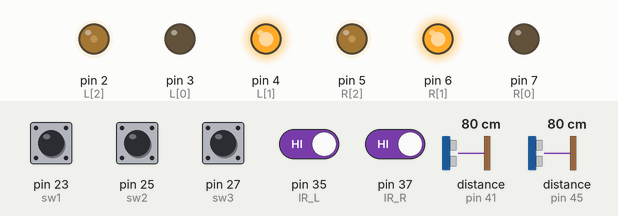
Simulated run of this sketch. Board: Arduino Mega 2560, built with avr-gcc and run on an emulated ATmega2560. Parts: output pins drawn as LEDs (lit = HIGH). Wiring (inferred from the names in the program): 2 × ultrasonic range finder: trigger pin 39, echo pin 41 / trigger pin 43, echo pin 45. Dashed ring = blinking. Inputs (shaded band) come from the test bench; at power-on: pin 23 (sw1), pin 35 (IR_L), pin 37 (IR_R) HIGH, pin 25 (sw2), pin 27 (sw3) LOW, distance to the obstacle (sensors on pin 41, pin 45) 80 cm. The echo pulse lasts 58.3 µs per cm; random numbers use the default seed unless the sketch sets one; pins used as bus, display or sensor lines are not drawn; what the sketch prints to the serial monitor is not drawn.

Above: at 3.3 s.
3.4 s: distance to the obstacle (sensor on pin 41) set to 2 cm
10.9 s: distance to the obstacle (sensor on pin 45) set to 2 cm
At 14.0 s:
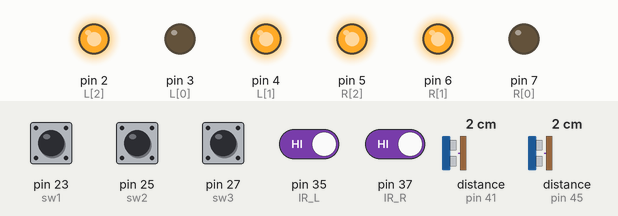
14.4 s: distance to the obstacle (sensor on pin 41) set to 35 cm
At 17.6 s:
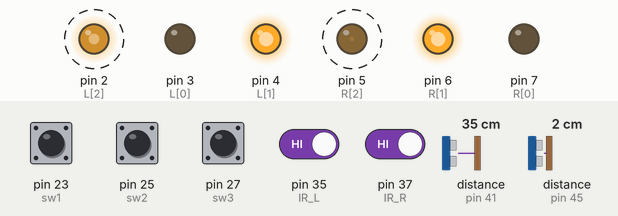
21.9 s: pin 25 (sw2) pulled HIGH for 1.45 s
At 23.0 s:
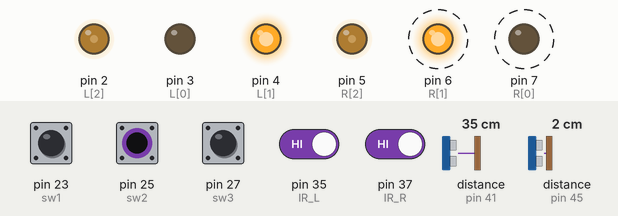
25.4 s: pin 35 (IR_L) driven LOW
At 28.4 s:
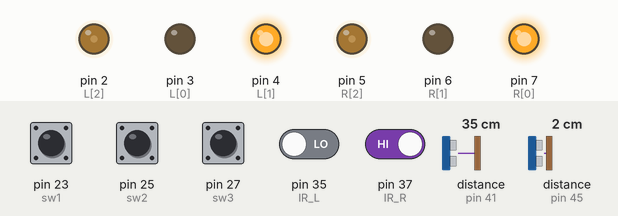
32.2 s: pin 37 (IR_R) driven LOW
Timing chart, 0 to 40.7 s (numbered marks = the images above; inputs shaded):
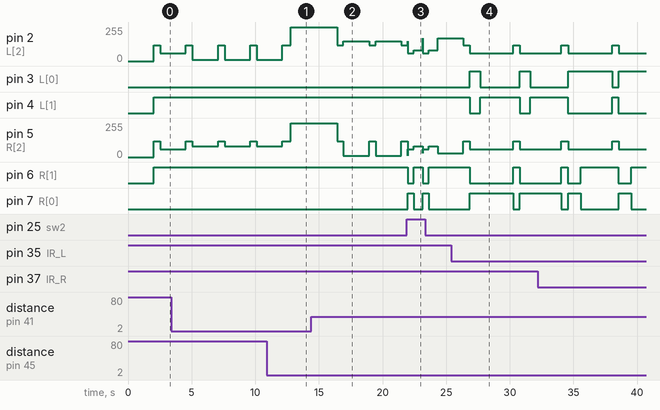

The sketch:

_2024TIRT1029.ino
```cpp
//---------------超聲波---------------
int trigPin_L = 39;
int echoPin_L = 41;
int trigPin_R = 43;
int echoPin_R = 45;

long duration_L, Lcm, duration_R, Rcm ;  //宣告計算距離時，需要用到的兩個實數

//---------------紅外線---------------
int IR_L = 35; //左邊紅外線
int IR_R = 37; //右邊紅外線
#define IR_state HIGH //紅外線狀態
#define IR_L digitalRead(IR_L)
#define IR_R digitalRead(IR_R)

//---------------按鈕---------------
int sw1 = 23;//o > mode1
int sw2 = 25;//x > mode2
int sw3 = 27;
int sw4 = 29;

//---------------馬達---------------
int L[] = {3, 4, 2}; //motor1 (in1A,in1B,pwm1)
int R[] = {7, 6, 5}; //motor2 (in2A,in2B,pwm2)

int mode = 0; //初始模式0

unsigned long time_walk = 0;//宣告時間計數器
unsigned long time_rise = 0;

void setup() {

  Serial.begin(115200);
  randomSeed(analogRead(A0));

  pinMode(IR_L, INPUT);//red
  pinMode(IR_R, INPUT);

  pinMode(L[0], OUTPUT);//motor1
  pinMode(L[1], OUTPUT);

  pinMode(R[0], OUTPUT);//motor2
  pinMode(R[1], OUTPUT);

  digitalWrite(L[0], LOW);//初始狀態
  digitalWrite(L[1], LOW);
  digitalWrite(R[0], LOW);
  digitalWrite(R[1], LOW);

  pinMode(sw1, INPUT);
  pinMode(sw2, INPUT);
  pinMode(sw3, INPUT);
  pinMode(sw4, INPUT);

  pinMode(trigPin_L, OUTPUT);      //Arduino 對外啟動距離感測器Trig腳，射出超音波
  pinMode(echoPin_L, INPUT);       //超音波被障礙物反射後，Arduino讀取感測器Echo腳的時間差
  pinMode(trigPin_R, OUTPUT);
  pinMode(echoPin_R, INPUT);
}

void loop() {

  select();

  switch (mode)
  {
    case 1:
      IR();
      see();
      break;
    case 2:
      IR();
      see();
      break;
    case 3:
      IR();
      see();
      break;
    case 4:
      IR();
      see();
      break;
    default:
      Serial.println(" x ");
      break;
  }
}

void select() //選擇模式並出發
{
  if (digitalRead(sw1) == LOW)//                                              sw 1
  {
    delay(20);
    if (digitalRead(sw1) == LOW) {
      mode = 1;
      go(80);
      delay(700);
    }
  }
  else if (digitalRead(sw2) == LOW)//                                              sw 2
  {
    delay(20);
    if (digitalRead(sw2) == LOW) {
      mode = 2;
      delay(2000);
      go(120);
      delay(500);
    }
  }
  else if (digitalRead(sw3) == LOW)//                                              sw 3
  {
    delay(20);
    if (digitalRead(sw3) == LOW) {
      mode = 3;
      circle_R(60);
      delay(450);
      go(80);
      delay(700);
    }
  }
  else if (digitalRead(sw4) == LOW)//                                              sw 4
  {
    delay(20);
    if (digitalRead(sw4) == LOW) {
      mode = 4;
      go(250);
      delay(700);
    }
  }
}

void IR() //循線
{
  if ((IR_L == IR_state) && (IR_R == IR_state) ) //都黑
  {
    if (mode == 1)
    {
      m0();
      Serial.println("m0 ok");
    }
    else if (mode == 2)
    {
      m1();
      Serial.println("m1 ok");
    }
    else if (mode == 3)
    {
      m2();
      Serial.println("m2 ok");
    }
    else if (mode == 4)
    {
      m3();
      Serial.println("m3 ok");
    }
  }
  else if ((IR_L == IR_state) && (IR_R == !(IR_state)) ) //左黑
  {
    int i = random(300, 500);
    stopp();
    delay(20);
    back();
    delay(800);
    three_L(i, 60);
  }
  else if ((IR_L == !(IR_state)) && (IR_R == IR_state) ) //右黑
  {

    int i = random(300, 600);
    stopp();
    delay(20);
    back();
    delay(800);
    three_R(i, 60);
  }
  else if (((IR_L) == !(IR_state)) && ((IR_R) == !(IR_state) )) //都白
  {

    int i = random(300, 600);
    stopp();
    delay(20);
    back();
    delay(1000);
    circle_L(60);
    delay(i);
  }
}

void m0()//中間找人
{
  HRSR04();

  if ((Lcm >= 40 && Rcm >= 40) || (Lcm == 0 && Rcm == 0))
  {
    circle_L(37);
    Serial.println("旋轉");
  }
  else if ((Lcm == 0 && Rcm >= 40) || (Lcm >= 40 && Rcm == 0))
  {
    circle_L(37);
    Serial.println("旋轉");
  }
  else if (Lcm < 40 && (Rcm == 0 || Rcm > 40))
  {
    turn(80, 10);
    Serial.println(" 左邊有人 ");
  }
  else if ((Lcm == 0 || Lcm > 40) && Rcm < 40)
  {
    turn(10, 80);
    Serial.println(" 右邊有人 ");
  }
  else if (Lcm <= 30 && (Rcm == 0 || Rcm > 30))
  {
    turn(150, 10);
    Serial.println("左邊有人");
  }
  else if ((Lcm == 0 || Lcm > 30) && Rcm <= 30)
  {
    turn(10, 150);
    Serial.println("右邊有人");
  }
  else if ((Lcm < 25 && Rcm < 25) && (Lcm >= 1 && Rcm >= 1))
  {

    int value = 150;
    while (Lcm < 25 && Rcm < 25)
    {
      HRSR04();

      go(value);
      value ++;
      delay(0.01);
      if (value >= 255)
        value = 255;
      if (Lcm > 25 && Rcm > 25)
        break;
      else if (Lcm ==  0 && Rcm == 0)
        break;
    }
  }
}

void m1()
{
  HRSR04();

  if ((Lcm >= 40 && Rcm >= 40) || (Lcm == 0 && Rcm == 0))
  {
    go(60);
    Serial.println(" 沒人 ");
  }
  else if (Lcm < 40 && (Rcm == 0 || Rcm > 40))
  {
    turn(80, 10);
    Serial.println(" 左邊有人 ");
  }
  else if ((Lcm == 0 || Lcm > 40) && Rcm < 40)
  {
    turn(10, 80);
    Serial.println(" 右邊有人 ");
  }
  else if (Lcm <= 32 && (Rcm == 0 || Rcm > 32))
  {
    turn(150, 10);
    Serial.println("左邊有人");
  }
  else if ((Lcm == 0 || Lcm > 32) && Rcm <= 32)
  {
    turn(10, 150);
    Serial.println("右邊有人");
  }
  else if ((Lcm < 25 && Rcm < 25) && (Lcm >= 1 && Rcm >= 1))
  {
    int value = 150;
    while (Lcm < 25 && Rcm < 25)
    {
      HRSR04();

      go(value);
      value ++;
      delay(0.01);
      if (value >= 255)
        value = 255;
      if (Lcm > 25 && Rcm > 25)
        break;
      else if (Lcm ==  0 && Rcm == 0)
        break;
    }
  }
}

void m2()//繞圈圈
{
  HRSR04();

  if ((Lcm >= 40 && Rcm >= 40) || (Lcm == 0 && Rcm == 0))
  {
    go(80);
    Serial.println(" 沒人 ");
  }
  else if (Lcm < 40 && (Rcm == 0 || Rcm > 40))
  {
    turn(100, 30);
    Serial.println(" 左邊有人 ");
  }
  else if ((Lcm == 0 || Lcm > 40) && Rcm < 40)
  {
    turn(30, 100);
    Serial.println(" 右邊有人 ");
  }
  else if (Lcm <= 32 && (Rcm == 0 || Rcm >= 32))
  {
    turn(170, 20);
    Serial.println("左邊有人");
  }
  else if ((Lcm == 0 || Lcm >= 32) && Rcm <= 32)
  {
    turn(30, 170);
    Serial.println("右邊有人");
  }
  else if ((Lcm < 25 && Rcm < 25) && (Lcm >= 1 && Rcm >= 1))
  {
    int value = 170;
    while (Lcm < 25 && Rcm < 25)
    {
      HRSR04();
      go(value);
      value ++;
      delay(0.01);
      if (value >= 255)
        value = 255;
      if (Lcm > 25 && Rcm > 25)
        break;
      else if (Lcm ==  0 && Rcm == 0)
        break;
    }
  }
}

void m3()
{
  HRSR04();

  if ((Lcm >= 40 && Rcm >= 40) || (Lcm == 0 && Rcm == 0))
  {
    go(80);
    Serial.println(" 沒人 ");
  }
  else if (Lcm < 40 && (Rcm == 0 || Rcm > 40))
  {
    turn(100, 30);
    Serial.println(" 左邊有人 ");
  }
  else if ((Lcm == 0 || Lcm > 40) && Rcm < 40)
  {
    turn(30, 100);
    Serial.println(" 右邊有人 ");
  }
  else if (Lcm <= 32 && (Rcm == 0 || Rcm > 32))
  {
    turn(170, 20);
    Serial.println("左邊有人");
  }
  else if ((Lcm == 0 || Lcm > 32) && Rcm <= 32)
  {
    turn(30, 170);
    Serial.println("右邊有人");
  }
  else if ((Lcm < 25 && Rcm < 25) && (Lcm >= 1 && Rcm >= 1))
  {
    int value = 170;
    while (Lcm < 25 && Rcm < 25)
    {
      HRSR04();
      go(value);
      value ++;
      delay(0.01);
      if (value >= 255)
        value = 255;
      if (Lcm > 25 && Rcm > 25)
        break;
      else if (Lcm ==  0 && Rcm == 0)
        break;
    }
  }
}

void go(int value)//前進
{
  digitalWrite(L[0], LOW);
  digitalWrite(L[1], HIGH);
  digitalWrite(R[0], LOW);
  digitalWrite(R[1], HIGH);

  analogWrite(L[2], value );
  analogWrite(R[2], value );
}

void turn(int value_R, int value_L)
{
  digitalWrite(L[1], HIGH);
  digitalWrite(L[0], LOW);
  digitalWrite(R[1], HIGH);
  digitalWrite(R[0], LOW);

  analogWrite(L[2], value_L );
  analogWrite(R[2], value_R );
}

void back()//後退
{
  digitalWrite(L[0], HIGH);
  digitalWrite(L[1], LOW);
  digitalWrite(R[0], HIGH);
  digitalWrite(R[1], LOW);

  analogWrite(L[2], 60 );
  analogWrite(R[2], 60 );
}

void back_r()//向右後退
{
  int i = random(70, 90);
  int j = random(20, 40);
  Serial.println(i);
  Serial.println(j);

  digitalWrite(L[0], HIGH);
  digitalWrite(L[1], LOW);
  digitalWrite(R[0], HIGH);
  digitalWrite(R[1], LOW);

  analogWrite(L[2], i );
  analogWrite(R[2], j );

  delay(600);
}

void back_l()//向左後退
{
  int i = random(20, 40);
  int j = random(70, 90);
  Serial.println(i);
  Serial.println(j);

  digitalWrite(L[0], HIGH);
  digitalWrite(L[1], LOW);
  digitalWrite(R[0], HIGH);
  digitalWrite(R[1], LOW);

  analogWrite(L[2], i );
  analogWrite(R[2], j );

  delay(600);
}

void circle_L(int i)//逆時針
{
  digitalWrite(L[0], HIGH);
  digitalWrite(L[1], LOW);
  digitalWrite(R[0], LOW);
  digitalWrite(R[1], HIGH);

  analogWrite(L[2], i );
  analogWrite(R[2], i );
}

void circle_R(int i)//順時針
{
  digitalWrite(L[0], LOW);
  digitalWrite(L[1], HIGH);
  digitalWrite(R[0], HIGH);
  digitalWrite(R[1], LOW);

  analogWrite(L[2], i );
  analogWrite(R[2], i );
}

void stopp()//停止
{
  digitalWrite(L[0], LOW);
  digitalWrite(L[1], LOW);
  digitalWrite(R[0], LOW);
  digitalWrite(R[1], LOW);
}

void three_L(int timecount, int value)//扇形向左
{
  time_rise = millis();
  while (millis() - time_rise <= timecount)
  {
    digitalWrite(L[0], HIGH);
    digitalWrite(L[1], LOW);
    digitalWrite(R[0], LOW);
    digitalWrite(R[1], HIGH);

    analogWrite(L[2], value );
    analogWrite(R[2], value );
  }
}

void three_R(int timecount, int value)//扇形向右
{
  time_rise = millis();
  while (millis() - time_rise <= timecount)
  {
    digitalWrite(L[0], LOW);
    digitalWrite(L[1], HIGH);
    digitalWrite(R[0], HIGH);
    digitalWrite(R[1], LOW);

    analogWrite(L[2], value );
    analogWrite(R[2], value );
  }
}

void HRSR04()
{
  digitalWrite(trigPin_L, LOW);
  delayMicroseconds(5);
  digitalWrite(trigPin_L, HIGH);
  delayMicroseconds(10);
  digitalWrite(trigPin_L, LOW);
  pinMode(echoPin_L, INPUT);
  duration_L = pulseIn(echoPin_L, HIGH);
  Lcm = (duration_L / 2) / 29.1;

  digitalWrite(trigPin_R, LOW);
  delayMicroseconds(5);
  digitalWrite(trigPin_R, HIGH);
  delayMicroseconds(10);
  digitalWrite(trigPin_R, LOW);
  pinMode(echoPin_R, INPUT);
  duration_R = pulseIn(echoPin_R, HIGH);
  Rcm = (duration_R / 2) / 29.1;
}

void see ()
{
  Serial.print("mode = "); //當前模式
  Serial.println(mode);

  Serial.print("IR_L= "); //紅外線狀態
  Serial.print(IR_L);
  Serial.print("  IR_R= ");
  Serial.println(IR_R);

  if ((Lcm >= 40 && Rcm >= 40) || (Lcm == 0 && Rcm == 0)) //車在幹嘛
  {
    Serial.println("找人");
  }
  else if (Lcm < 40 && (Rcm == 0 || Rcm > 32))
  {
    Serial.println("左邊有人");
  }
  else if ((Lcm == 0 || Lcm > 32) && Rcm < 40)
  {
    Serial.println("右邊有人");
  }
  else if ((Lcm < 25 && Rcm < 25) && (Lcm >= 1 && Rcm >= 1))
  {
    Serial.println("開撞");
  }

  Serial.print("Lcm= "); //超聲波距離
  Serial.print(Lcm);
  Serial.print("  Rcm= ");
  Serial.println(Rcm);
}
```

Measured:
- after the input at 14.4 s, pin 2 (L[2]): alternates 150/255 for 2.0 s and 120/255 for 0.50 s, starting after 2.0 s; pin 5 (R[2]): alternates 120/255 for 0.50 s and 10/255 for 2.0 s, starting after 2.0 s
- after the input at 21.9 s, pin 6 (R[1]): alternates HIGH for 0.72 s and LOW for 0.45 s, 4 changes in all, then stays HIGH, starting after 0.10 s; pin 7 (R[0]): alternates HIGH for 0.45 s and LOW for 0.72 s, 4 changes in all, then stays LOW, starting after 0.10 s
- after the input at 25.4 s, pin 3 (L[0]): alternates HIGH for 0.80 s and LOW for 3.1 s, starting after 1.5 s; pin 4 (L[1]): alternates HIGH for 3.1 s and LOW for 0.82 s, starting after 1.4 s; pin 6 (R[1]): HIGH → LOW after 1.4 s, → HIGH 3.4 s later, → LOW 0.50 s later; pin 7 (R[0]): LOW → HIGH after 1.5 s, → LOW 3.4 s later, → HIGH 0.52 s later
- by itself, pin 2 (L[2]): alternates 120/255 for 0.51 s and 10/255 for 2.0 s
- by itself, pin 5 (R[2]): alternates 120/255 for 0.51 s and 80/255 for 2.0 s
